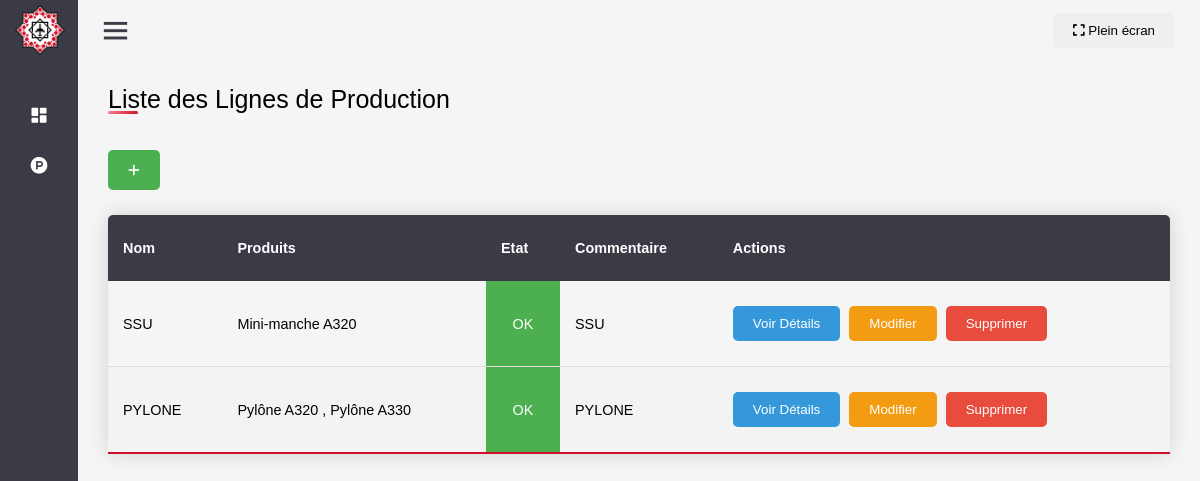
Page /produits/lignes_production/ on the committed database.
### product/models.py (models this page shows, shortened)
class LigneProd(models.Model):
    nom = models.CharField(max_length=100)
    etat = models.CharField(max_length=2, choices=[('OK', 'OK'), ('KO', 'KO')])  # L'état de la ligne de production (OK ou KO)
    commentaire = models.CharField(max_length=300, null=True,)  # Un commentaire sur l'état de la ligne de production

class Produit(models.Model):
    reference = models.CharField(max_length=100)  # La référence du produit
    nom = models.CharField(max_length=200)  # Le nom du produit
    photo = models.ImageField(upload_to=upload_to, null=True, blank=True)  # La photo du produit (optionnelle)
    ligne_production = models.ForeignKey(LigneProd, on_delete=models.CASCADE, related_name='produits')  # La ligne de production à laquelle le produit est associé

### product/views.py (the view)
# urls.py: path('lignes_production/', views.liste_lignes_production, name='liste_lignes_production'),  # URL pour afficher la liste des lignes de production
def liste_lignes_production(request):
    lignes_production = LigneProd.objects.all()
    context = {
        'lignes_production': lignes_production,
        'titre': 'Liste des lignes de production',
    }
    return render(request, 'liste_lignes_production.html', context)

### product/templates/liste_lignes_production.html
{% extends "./base_template.html" %}
{% block content %}
<div class="container">
    <div class="title">Liste des Lignes de Production</div> </br></br>
    <a href="{% url 'ajouter_ligne_production' %}"><button class="ajouter" style="background-color: #4CAF50; height: 40px;" ><i class="fas fa-plus"></i></button></a>
    <table id="tbl" class="content-table">
        <thead>
            <tr>
                <th>Nom</th>
                <th>Produits</th>
                <th>Etat</th>
                <th>Commentaire</th>
                <th>Actions</th>
            </tr>
        </thead>
        <tbody>
            {% for ligne in lignes_production %}
            <tr>
                <td>{{ ligne.nom }}</td>
                <td>
                    {% for produit in ligne.produits.all %}
                        {{ produit.nom }}
                        {% if not forloop.last %}, {% endif %}
                    {% endfor %}
                </td>
                <td class="{% if ligne.etat == 'OK' %}green{% else %}red{% endif %}">
                    {{ ligne.etat }}
                </td>
                <td>
                    {{ ligne.commentaire }}
                </td>
                <td>
                    <a href="{% url 'details_ligne_production' ligne.pk %}"><button class="voir">Voir Détails</button></a>
                    <a href="{% url 'modifier_ligne_production' ligne.pk %}"><button class="modifier">Modifier</button></a>
                    <a href="{% url 'supprimer_ligne_production' ligne.pk %}"><button class="supprimer">Supprimer</button></a>
                </td>
            </tr>
            {% endfor %}
        </tbody>
    </table>
</div>
{% endblock %}

### static/css/style.css (style rules this page uses)
html { background-color: whitesmoke; }
* { margin: 0; padding: 0; box-sizing: border-box; font-family: 'Arial', sans-serif; }
.content-table { border-collapse: collapse; margin: 25px 0; font-size: 0.9em; min-width: 100%; border-radius: 5px 5px 0 0; overflow: hidden; box-shadow: 0 0 20px rgba(0, 0, 0, 0.15); }
.content-table thead tr { background-color: #3a3b45; color: #ffffff; text-align: left; font-weight: bold; }
.content-table th, .content-table td { padding: 25px 15px; }
.content-table tbody tr { border-bottom: 1px solid #dddddd; }
.content-table tbody tr:nth-of-type(even) { background-color: #f3f3f3; }
.content-table tbody tr:last-of-type { border-bottom: 2px solid #CE1126; }
button { padding: 10px 20px; color: #fff; border: none; border-radius: 5px; cursor: pointer; margin-right: 5px; }
a { text-decoration: none; display: inline-block; }
.voir { background-color: #3498db; }
.modifier { background-color: #f39c12; }
.supprimer { background-color: #e74c3c; }
.container { height: 100%; width: 100%; background-color: whitesmoke; padding: 25px 30px; margin-bottom: 0px; }
.container .title { font-size: 25px; font-weight: 500; position: relative; }
.container .title::before { content: ""; position: absolute; left: 0; bottom: 0; height: 3px; width: 30px; border-radius: 5px; background: linear-gradient(135deg, #f58490, #CE1126); }

### product/templates/base_template.html (style rules this page uses)
.green { background-color: #4CAF50; color: white; text-align: center; }

### rows in the picture
LigneProd: nom "SSU", etat "OK", commentaire "SSU"
Produit: nom "Mini-manche A320"
LigneProd: nom "PYLONE", etat "OK", commentaire "PYLONE"
Produit: nom "Pylône A320"
Produit: nom "Pylône A330"
